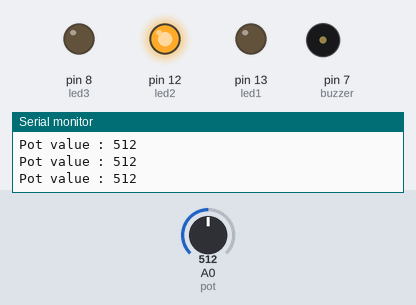
This sketch was run on a simulated Arduino Uno, built with avr-gcc and run on an emulated ATmega328P. Parts: output pins drawn as LEDs (lit = HIGH), buzzer (waves = sounding, pin HIGH), the last lines printed to the serial monitor. Inputs (shaded band) come from the test bench; at power-on: A0 (pot) = 512.

Above: at 1.2 s.
1.3 s: A0 (pot) set to 418
2.8 s: A0 (pot) set to 394
At 4.2 s:
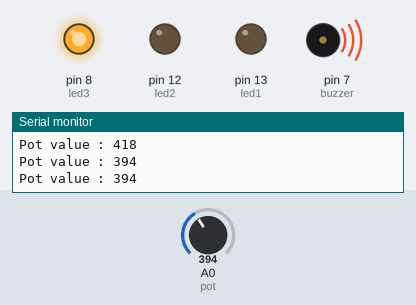
4.5 s: A0 (pot) set to 268
6.6 s: A0 (pot) set to 236
At 9.0 s:
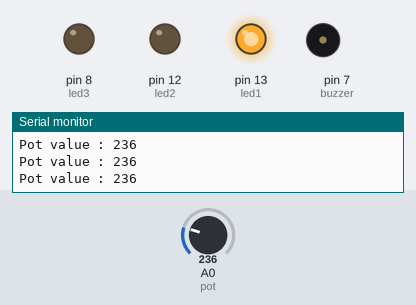
9.3 s: A0 (pot) set to 260
At 10.7 s:
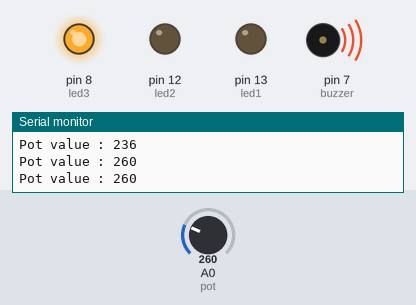
11.1 s: A0 (pot) set to 240
At 12.5 s:
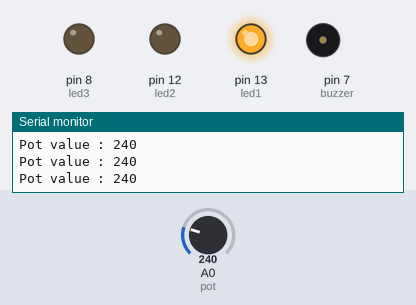
Timing chart, 0 to 14.1 s (numbered marks = the images above; inputs shaded):
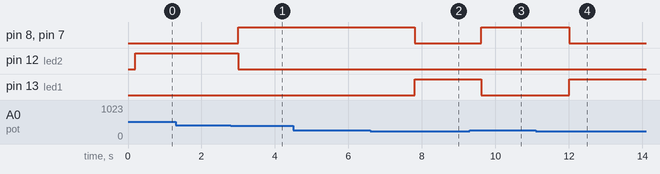

Measured:
- the behaviour switches between 401 and 400 on A0 (pot) (found by bisection; images 0 and 1)
- the behaviour switches between 251 and 250 on A0 (pot) (found by bisection; images 1 and 2)
- after the input at 2.8 s, pin 8 (led3), pin 7 (buzzer): LOW → HIGH after 0.21 s; pin 12 (led2): HIGH → LOW after 0.21 s
- after the input at 6.6 s, pin 8 (led3), pin 7 (buzzer): HIGH → LOW after 1.2 s; pin 13 (led1): LOW → HIGH after 1.2 s
- after the input at 9.3 s, pin 8 (led3), pin 7 (buzzer): LOW → HIGH after 0.31 s; pin 13 (led1): HIGH → LOW after 0.31 s
- after the input at 11.1 s, pin 8 (led3), pin 7 (buzzer): HIGH → LOW after 0.91 s; pin 13 (led1): LOW → HIGH after 0.91 s

The sketch:

POTENTIOMETER_sensor.ino
```cpp
int pot = A0 ; //   (vcc  output  Gnd) -> start from the skru..c
int led1 = 13 ;
int led2 = 12 ;
int led3 = 8 ;
int buzzer = 7 ;

void setup() {
  // put your setup code here, to run once:
    Serial.begin(9600);
    pinMode(pot , INPUT);
    pinMode(led1 , OUTPUT);
    pinMode(led2 , OUTPUT);
    pinMode(led3 , OUTPUT);
    pinMode(buzzer , OUTPUT);

}

void loop() {
  // put your main code here, to run repeatedly:
    int val = analogRead(pot);

    Serial.print("Pot value : ");
    Serial.println(val);
    delay(200);

    if(val<=250){
      digitalWrite(led1 , 1);
      digitalWrite(led2 , 0);
      digitalWrite(led3 , 0);
      digitalWrite(buzzer , 0) ;
    }
    else if(val >250 && val<=400){
      digitalWrite(led1 , 0);
      digitalWrite(led2 , 0);
      digitalWrite(led3 , 1);
      digitalWrite(buzzer , 1) ;
      delay(1000);
    }
    else{
      digitalWrite(led1 , 0);
      digitalWrite(led2 , 1);
      digitalWrite(led3 , 0);
      digitalWrite(buzzer , 0) ;
    }

}
```
